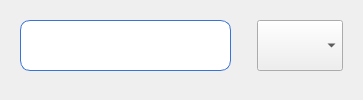
          <widget class="QWidget" name="Doing">
           <attribute name="title">
            <string>Сделать</string>
           </attribute>
           <layout class="QHBoxLayout" name="horizontalLayout_2">
            <item>
             <widget class="QWidget" name="widget_2" native="true">
              <property name="minimumSize">
               <size>
                <width>231</width>
                <height>0</height>
               </size>
              </property>
              <property name="maximumSize">
               <size>
                <width>231</width>
                <height>16777215</height>
               </size>
              </property>
              <property name="font">
               <font>
                <weight>50</weight>
                <bold>false</bold>
               </font>
              </property>
              <layout class="QVBoxLayout" name="verticalLayout_13">
               <item>
                <widget class="QPushButton" name="complete">
                 <property name="minimumSize">
                  <size>
                   <width>211</width>
                   <height>51</height>
                  </size>
                 </property>
                 <property name="maximumSize">
                  <size>
                   <width>211</width>
                   <height>51</height>
                  </size>
                 </property>
                 <property name="font">
                  <font>
                   <pointsize>-1</pointsize>
                  </font>
                 </property>
                 <property name="styleSheet">
                  <string notr="true">QPushButton {
    padding:10px;
    color: #ffffff;
    font-size: 18px;
    border-radius: 10px;
    border: 1px solid #3873d9;
    background-color: white; }

QPushButton:hover{
	background-color: rgb(171, 211, 247);
	effect = QtWidgets.QGraphicsDropShadowEffect(QPushButton)
	effect.setOffset(0, 0)
	effect.setBlurRadius(20)
	effect.setColor(QColor(57, 219, 255))
	QPushButton.setGraphicsEffect(effect)
}</string>
                 </property>
                 <property name="text">
                  <string>Выполнено</string>
                 </property>
                </widget>
               </item>
               <item>
                <widget class="QWidget" name="fake4" native="true"/>
               </item>
              </layout>
             </widget>
            </item>
            <item>
             <widget class="QWidget" name="widget_4" native="true">
              <layout class="QVBoxLayout" name="verticalLayout_17">
               <item>
                <widget class="QComboBox" name="choose">
                 <property name="minimumSize">
                  <size>
                   <width>0</width>
                   <height>51</height>
                  </size>
                 </property>
                 <property name="maximumSize">
                  <size>
                   <width>16777215</width>
                   <height>51</height>
                  </size>
                 </property>
                 <property name="font">
                  <font>
                   <pointsize>11</pointsize>
                  </font>
                 </property>
                </widget>
               </item>
               <item>
                <widget class="QWidget" name="fake6" native="true"/>
               </item>
              </layout>
             </widget>
            </item>
           </layout>
          </widget>
